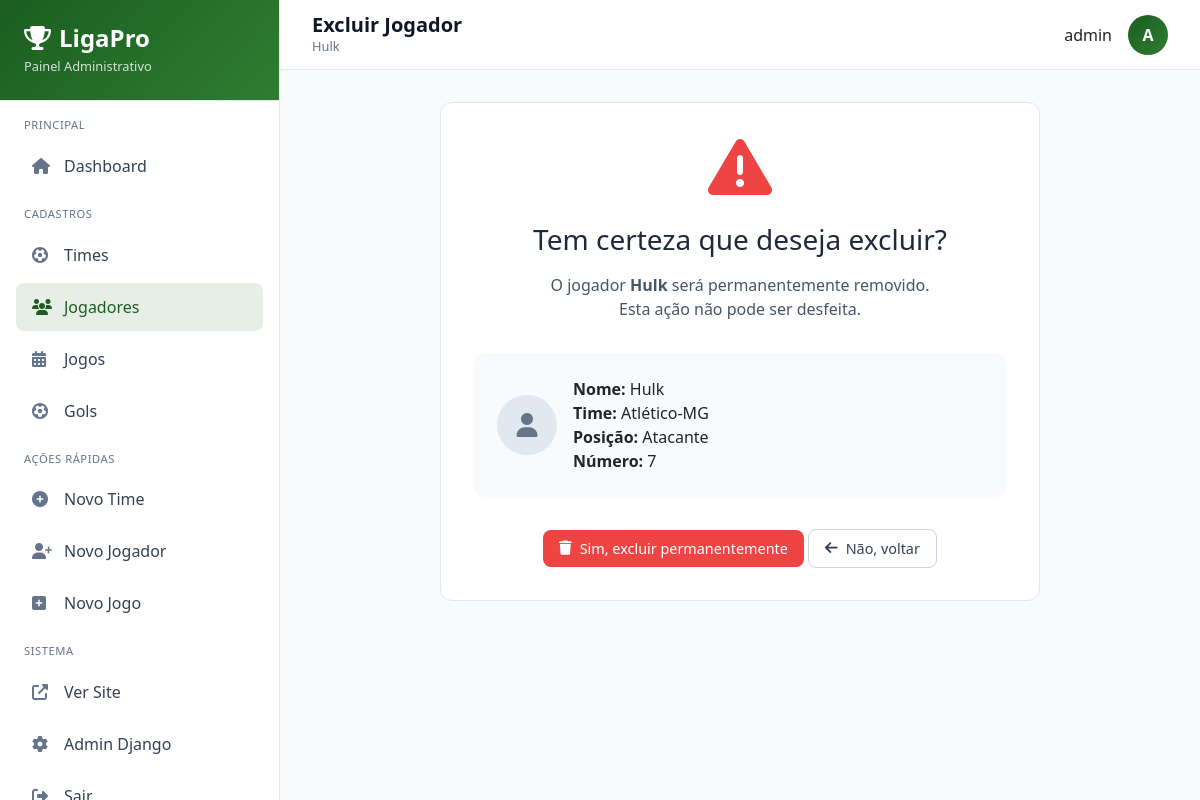
The app's page /painel/jogadores/43/excluir/ (signed in) with its own data.
### core/models.py (models this page shows, shortened)
class Jogador(models.Model):
    POSICOES = [
        ('GOL', 'Goleiro'),
        ('ZAG', 'Zagueiro'),
        ('LAT', 'Lateral'),
        ('VOL', 'Volante'),
        ('MEI', 'Meio-campo'),
        ('ATA', 'Atacante'),
        ('TEC', 'Técnico'),
    ]
    nome = models.CharField('Nome do Jogador', max_length=100)
    time = models.ForeignKey(Time, on_delete=models.CASCADE, related_name='jogadores', verbose_name='Time')
    numero = models.IntegerField('Número da Camisa', null=True, blank=True)
    posicao = models.CharField('Posição', max_length=3, choices=POSICOES)
    foto = models.ImageField('Foto', upload_to='jogadores/', null=True, blank=True)
    data_nascimento = models.DateField('Data de Nascimento', null=True, blank=True)
    nacionalidade = models.CharField('Nacionalidade', max_length=50, default='Brasileiro')
    ativo = models.BooleanField('Ativo?', default=True)
    data_cadastro = models.DateTimeField('Data de Cadastro', auto_now_add=True)
    class Meta:
        verbose_name = 'Jogador'
        verbose_name_plural = 'Jogadores'
        ordering = ['time', 'posicao', 'numero']

class Time(models.Model):
    nome = models.CharField('Nome do Time', max_length=100)
    logo = models.ImageField('Logo', upload_to='logos/', null=True, blank=True)
    data_criacao = models.DateTimeField('Data de Cadastro', auto_now_add=True)
    class Meta:
        verbose_name = 'Time'
        verbose_name_plural = 'Times'
        ordering = ['nome']

### painel/views.py (the view)
# urls.py: path('jogadores/<int:jogador_id>/excluir/', views.excluir_jogador, name='excluir_jogador'),
@staff_member_required
def excluir_jogador(request, jogador_id):
    jogador = get_object_or_404(Jogador, id=jogador_id)
    if request.method == 'POST':
        nome = jogador.nome
        jogador.delete()
        messages.success(request, f'Jogador "{nome}" excluído com sucesso!')
        return redirect('painel:lista_jogadores')
    context = {
        'jogador': jogador,
    }
    return render(request, 'painel/excluir_jogador.html', context)

### templates/painel/excluir_jogador.html (shortened to what this page needs)
{% extends 'painel/base_painel.html' %}
{% load static %}
{% block page_title %}Excluir Jogador{% endblock %}
{% block page_subtitle %}{{ jogador.nome }}{% endblock %}
{% block content %}
<div class="form-card" style="text-align: center;">
    <i class="fas fa-exclamation-triangle" style="font-size: 4rem; color: var(--danger); margin-bottom: 1.5rem;"></i>
    <h3 style="color: var(--gray-800); margin-bottom: 1rem;">Tem certeza que deseja excluir?</h3>
    <p style="color: var(--gray-600); margin-bottom: 2rem;">
        O jogador <strong>{{ jogador.nome }}</strong> será permanentemente removido.<br>
        Esta ação não pode ser desfeita.
    </p>
    <div style="background: var(--gray-50); padding: 1.5rem; border-radius: var(--radius-lg); margin-bottom: 2rem; text-align: left; display: flex; align-items: center; gap: 1rem;">
        <div>
            {% if jogador.foto %}
                <img src="{{ jogador.foto.url }}" alt="{{ jogador.nome }}" style="width: 60px; height: 60px; object-fit: cover; border-radius: 50%;">
            {% else %}
                <div style="width: 60px; height: 60px; background: var(--gray-200); border-radius: 50%; display: flex; align-items: center; justify-content: center;">
                    <i class="fas fa-user" style="font-size: 1.5rem; color: var(--gray-500);"></i>
                </div>
            {% endif %}
        </div>
        <div>
            <p style="margin: 0;"><strong>Nome:</strong> {{ jogador.nome }}</p>
            <p style="margin: 0;"><strong>Time:</strong> {{ jogador.time.nome }}</p>
            <p style="margin: 0;"><strong>Posição:</strong> {{ jogador.get_posicao_display }}</p>
            <p style="margin: 0;"><strong>Número:</strong> {{ jogador.numero|default:"-" }}</p>
        </div>
    </div>
    <form method="post">
        <button type="submit" class="btn btn-danger">
            <i class="fas fa-trash"></i>
            Sim, excluir permanentemente
        </button>
        <a href="{% url 'painel:lista_jogadores' %}" class="btn btn-outline">
            <i class="fas fa-arrow-left"></i>
            Não, voltar
        </a>
    </form>
</div>
{% endblock %}

### templates/painel/base_painel.html (shortened to what this page needs)
<!DOCTYPE html>
<html lang="pt-br">
<head>
    <link href="https://cdn.jsdelivr.net/npm/bootstrap@5.3.2/dist/css/bootstrap.min.css" rel="stylesheet">
    <link rel="stylesheet" href="https://cdnjs.cloudflare.com/ajax/libs/font-awesome/6.5.1/css/all.min.css">
</head>
<body>
    <div class="sidebar" id="sidebar">
        <div class="sidebar-header">
            <h3>
                <i class="fas fa-trophy"></i>
                LigaPro
            </h3>
            <p>Painel Administrativo</p>
        </div>
        <div class="sidebar-menu">
            <div class="menu-section">
                <div class="menu-title">Principal</div>
                <a href="{% url 'painel:dashboard' %}" class="menu-item {% if request.resolver_match.url_name == 'dashboard' %}active{% endif %}">
                    <i class="fas fa-home"></i>
                    <span>Dashboard</span>
                </a>
            </div>
            <div class="menu-section">
                <div class="menu-title">Cadastros</div>
                <a href="{% url 'painel:lista_times' %}" class="menu-item {% if 'times' in request.path %}active{% endif %}">
                    <i class="fas fa-futbol"></i>
                    <span>Times</span>
                </a>
                <a href="{% url 'painel:lista_jogadores' %}" class="menu-item {% if 'jogadores' in request.path %}active{% endif %}">
                    <i class="fas fa-users"></i>
                    <span>Jogadores</span>
                </a>
                <a href="{% url 'painel:lista_jogos' %}" class="menu-item {% if 'jogos' in request.path %}active{% endif %}">
                    <i class="fas fa-calendar-alt"></i>
                    <span>Jogos</span>
                </a>
                <a href="{% url 'painel:lista_gols' %}" class="menu-item {% if 'gols' in request.path %}active{% endif %}">
                    <i class="fas fa-futbol"></i>
                    <span>Gols</span>
                </a>
            </div>
            <div class="menu-section">
                <div class="menu-title">Ações Rápidas</div>
                <a href="{% url 'painel:cadastrar_time' %}" class="menu-item">
                    <i class="fas fa-plus-circle"></i>
                    <span>Novo Time</span>
                </a>
                <a href="{% url 'painel:cadastrar_jogador' %}" class="menu-item">
                    <i class="fas fa-user-plus"></i>
                    <span>Novo Jogador</span>
                </a>
                <a href="{% url 'painel:cadastrar_jogo' %}" class="menu-item">
                    <i class="fas fa-plus-square"></i>
                    <span>Novo Jogo</span>
                </a>
            </div>
            <div class="menu-section">
                <div class="menu-title">Sistema</div>
                <a href="/" class="menu-item" target="_blank">
                    <i class="fas fa-external-link-alt"></i>
                    <span>Ver Site</span>
                </a>
                <a href="{% url 'admin:index' %}" class="menu-item">
                    <i class="fas fa-cog"></i>
                    <span>Admin Django</span>
                </a>
                <a href="{% url 'logout' %}" class="menu-item">
                    <i class="fas fa-sign-out-alt"></i>
                    <span>Sair</span>
                </a>
            </div>
        </div>
    </div>
    <div class="main-content">
        <div class="top-header">
            <div class="page-title">
                <h2>{% block page_title %}Dashboard{% endblock %}</h2>
                <p>{% block page_subtitle %}Bem-vindo ao painel{% endblock %}</p>
            </div>
            <div class="user-info">
                <span>{{ user.get_full_name|default:user.username }}</span>
                <div class="user-avatar">
                    {{ user.username|first|upper }}
                </div>
            </div>
        </div>
        <div class="content-area">
            {% block content %}{% endblock %}
        </div>
    </div>
</body>
</html>

### templates/painel/base_painel.html (style rules this page uses)
:root { --primary: #1b5e20; --primary-dark: #0d3c0d; --primary-light: #2e7d32; --secondary: #64748b; --success: #10b981; --danger: #ef4444; --warning: #f59e0b; --gray-50: #f9fafb; --gray-100: #f1f5f9; --gray-200: #e2e8f0; --gray-300: #cbd5e1; --gray-400: #94a3b8; --gray-500: #64748b; --gray-600: #475569; --gray-700: #334155; --gray-800: #1e293b; --gray-900: #0f172a; --sidebar-width: 280px; --header-height: 70px; --shadow-sm: 0 1px 2px 0 rgb(0 0 0 / 0.03); --shadow-md: 0 4px 6px -1px rgb(0 0 0 / 0.05); --shadow-lg: 0 10px 15px -3px rgb(0 0 0 / 0.05); --radius-sm: 0.375rem; --radius-md: 0.5rem; --radius-lg: 0.75rem; --radius-xl: 1rem; }
* { margin: 0; padding: 0; box-sizing: border-box; }
body { font-family: 'Segoe UI', Tahoma, Geneva, Verdana, sans-serif; background: var(--gray-50); display: flex; min-height: 100vh; }
.sidebar { width: var(--sidebar-width); background: white; border-right: 1px solid var(--gray-200); box-shadow: var(--shadow-sm); position: fixed; left: 0; top: 0; bottom: 0; overflow-y: auto; transition: all 0.3s ease; z-index: 1000; }
.sidebar-header { padding: 1.5rem; border-bottom: 1px solid var(--gray-200); background: linear-gradient(135deg, var(--primary), var(--primary-light)); color: white; }
.sidebar-header h3 { margin: 0; font-size: 1.5rem; font-weight: 600; display: flex; align-items: center; gap: 0.5rem; }
.sidebar-header p { margin: 0.25rem 0 0; font-size: 0.8rem; opacity: 0.8; }
.sidebar-menu { padding: 1rem 0; }
.menu-section { padding: 0 1rem; margin-bottom: 1rem; }
.menu-title { font-size: 0.7rem; text-transform: uppercase; letter-spacing: 0.05em; color: var(--gray-500); padding: 0 0.5rem; margin-bottom: 0.5rem; }
.menu-item { display: flex; align-items: center; gap: 0.75rem; padding: 0.75rem 1rem; color: var(--gray-700); text-decoration: none; border-radius: var(--radius-md); transition: all 0.2s ease; margin-bottom: 0.25rem; }
.menu-item i { width: 20px; color: var(--gray-500); font-size: 1rem; }
.menu-item.active { background: rgba(27, 94, 32, 0.1); color: var(--primary); font-weight: 500; }
.menu-item.active i { color: var(--primary); }
.main-content { flex: 1; margin-left: var(--sidebar-width); min-height: 100vh; display: flex; flex-direction: column; }
.top-header { height: var(--header-height); background: white; border-bottom: 1px solid var(--gray-200); padding: 0 2rem; display: flex; align-items: center; justify-content: space-between; position: sticky; top: 0; z-index: 999; }
.page-title h2 { font-size: 1.25rem; font-weight: 600; color: var(--gray-900); margin: 0; }
.page-title p { font-size: 0.8rem; color: var(--gray-500); margin: 0; }
.user-info { display: flex; align-items: center; gap: 1rem; }
.user-avatar { width: 40px; height: 40px; background: linear-gradient(135deg, var(--primary), var(--primary-light)); border-radius: 50%; display: flex; align-items: center; justify-content: center; color: white; font-weight: 600; }
.content-area { padding: 2rem; flex: 1; }
.btn { padding: 0.5rem 1rem; border-radius: var(--radius-md); font-size: 0.9rem; font-weight: 500; text-decoration: none; display: inline-flex; align-items: center; gap: 0.5rem; transition: all 0.2s ease; border: none; cursor: pointer; }
.btn-outline { background: transparent; border: 1px solid var(--gray-300); color: var(--gray-700); }
.btn-danger { background: var(--danger); color: white !important; }
.form-card { background: white; border-radius: var(--radius-lg); border: 1px solid var(--gray-200); padding: 2rem; max-width: 600px; margin: 0 auto; }

### records on screen
Jogador: nome "Hulk", time.nome "Atlético-MG", posicao "Atacante", numero "7"

### other values on screen
{{ user.get_full_name|default:user.username }} "admin"
{{ user.username|first|upper }} "A"
